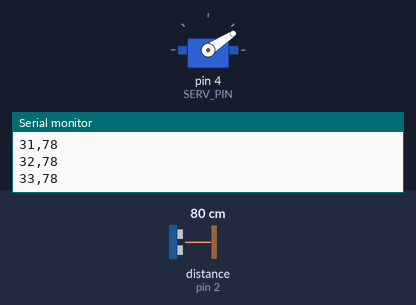
The sketch below on a simulated Arduino Uno, built with avr-gcc and run on an emulated ATmega328P. On the bench: servo, the last lines printed to the serial monitor. Wiring (inferred from the names in the program): ultrasonic range finder: trigger pin 3; echo pin 2. The test bench sets the inputs (shaded band); at power-on: distance to the obstacle (sensor on pin 2) 80 cm. The echo pulse lasts 58.3 µs per cm.

Above: at 1.2 s.
1.3 s: distance to the obstacle (sensor on pin 2) set to 60 cm
At 2.2 s:
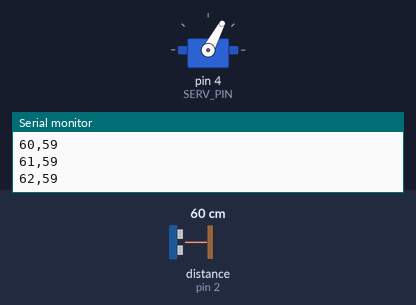
4.3 s: distance to the obstacle (sensor on pin 2) set to 2 cm
At 6.01 s:
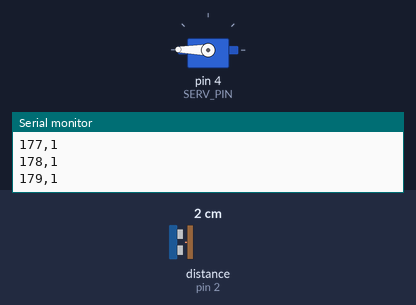
7.3 s: distance to the obstacle (sensor on pin 2) set to 250 cm
At 7.49 s:
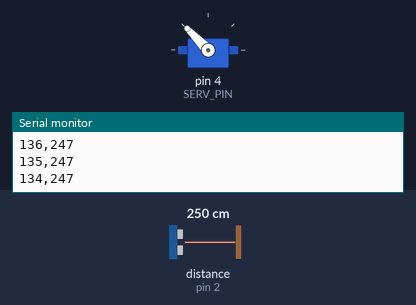
Timing chart, 0 to 19.3 s (numbered marks = the images above; inputs shaded):
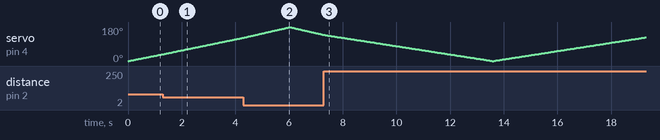

The sketch:

4-radar.ino
```cpp
/*
Ultrasonic Radar

Tutorial link: https://www.learn.voltaat.com/post/arduino-radar

This is an Arduino sketch controls an ultrasonic sensor with a servo motor to act like a radar. This sketch comes with a corresponding processing code.

Components Needed:
1. Ultrasonic sensor ....x1
2. Servo motor ..........x1

Connections:
Arduino GND pin         → Breadboard ground line
Arduino 5V pin          → Breadboard 5V line
Ultrasonic GND pin      → Breadboard ground line
Ultrasonic Vcc pin      → Breadboard 5V line
Ultrasonic Echo pin     → Arduino pin 2
Ultrasonic Trig pin     → Arduino pin 3
Servo motor brown wire  → Breadboard ground line
Servo motor red wire    → Breadboard 5V line
Servo motor orange wire → Arduino pin 4

*/

// Includes the Servo library
#include <Servo.h>

#define ECHO_PIN 2 // Ultrasonic echo pin
#define TRIG_PIN 3 // Ultrasonic trig pin
#define SERV_PIN 4 // Servo motor pin

Servo serv; // Create a servo object for controlling the servo motor

// Commands inside void setup run once
void setup() {
  Serial.begin(9600);        // Start the serial monitor
  pinMode(TRIG_PIN, OUTPUT); // Set the TRIG_PIN as an output
  pinMode(ECHO_PIN, INPUT);  // Set the ECHO_PIN as an input
  serv.attach(SERV_PIN);     // Set the Servo motor pin
}

// Commands inside void loop run forever
void loop() {
  int del = 30; // Set the delay between steps

  // Move from angle 0 to 180
  for (int i = 0; i < 180; ++i) {
    serv.write(i);
    Serial.print(i); Serial.print(',');
    Serial.println(calculateDistance());
    delay(del);
  }

  // Move from angle 179 to 1
  for (int i = 179; i > 0; --i) {
    serv.write(i);
    Serial.print(i); Serial.print(',');
    Serial.println(calculateDistance());
    delay(del);
  }
}

// Calculate the distance measured by the Ultrasonic sensor
int calculateDistance() {
  digitalWrite(TRIG_PIN, LOW);
  delayMicroseconds(2);
  // Sets the TRIG_PIN on HIGH state for 10 micro seconds
  digitalWrite(TRIG_PIN, HIGH);
  delayMicroseconds(10);
  digitalWrite(TRIG_PIN, LOW);
  // Reads the ECHO_PIN, returns the sound wave travel time in microseconds
  int duration = pulseIn(ECHO_PIN, HIGH);
  return duration * 0.034 / 2;
}
```
